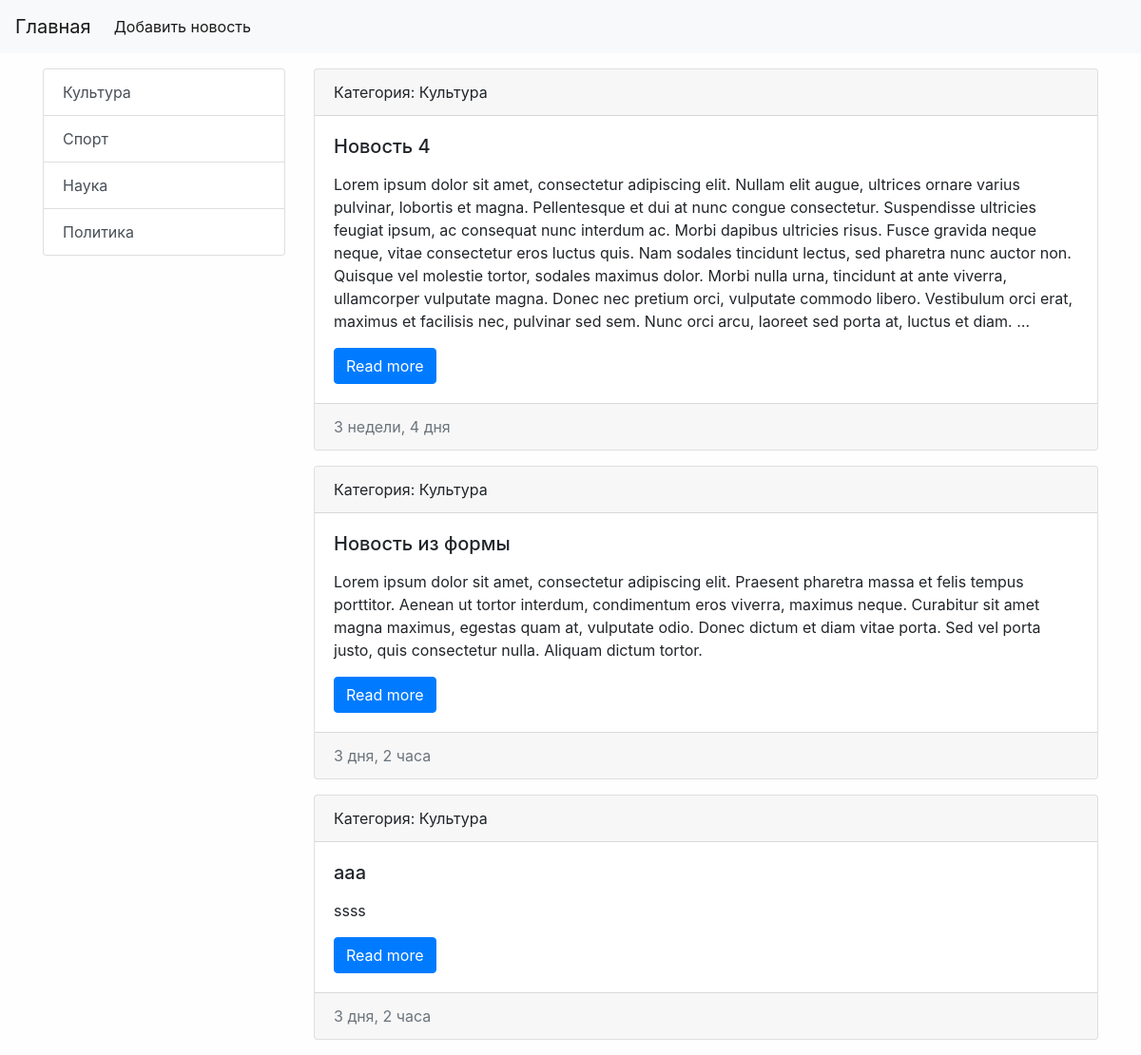
The app's page /category/1/, older data.
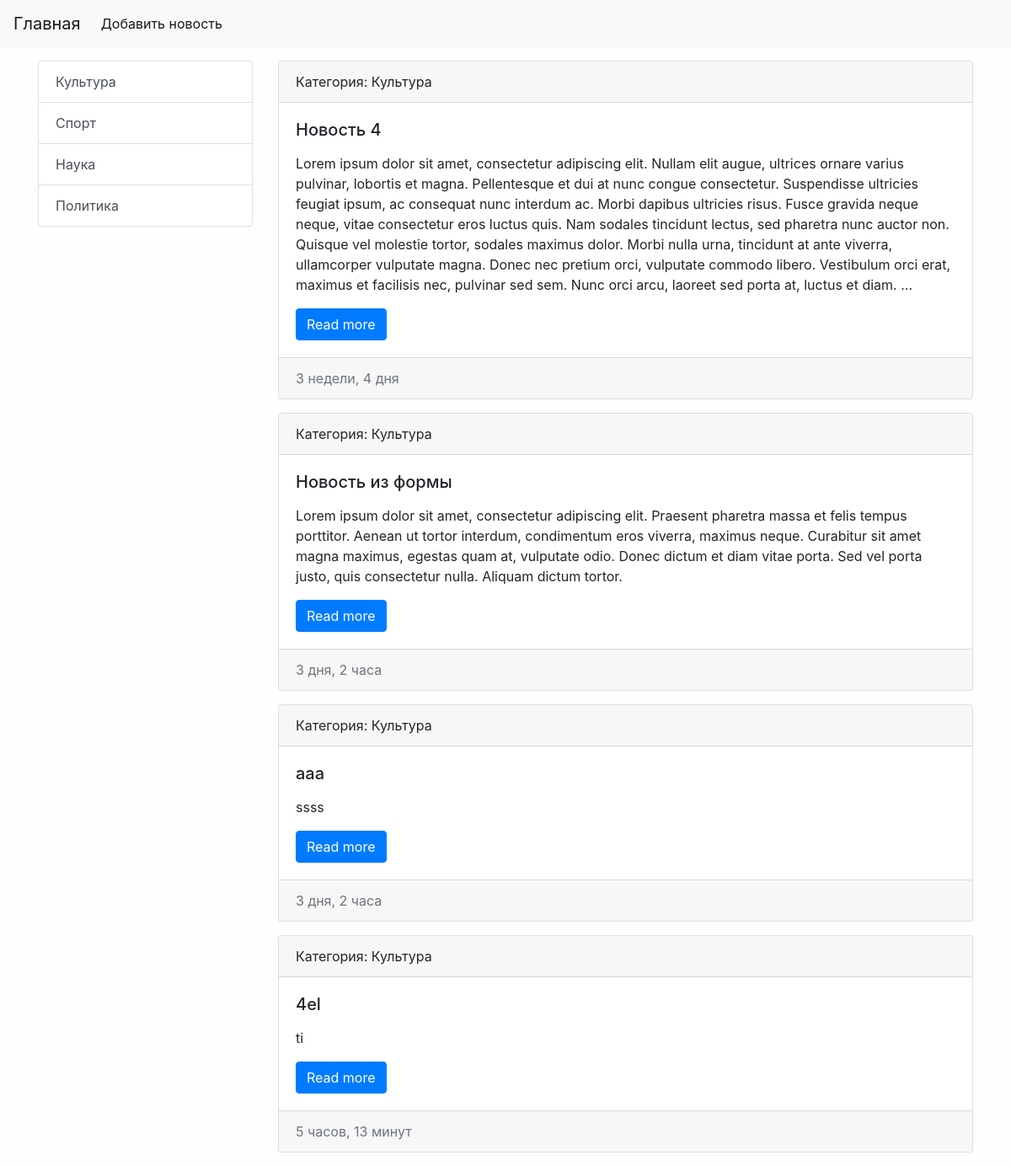
The same page, newer data.
### appName/models.py (models this page shows, shortened)
class Category(models.Model):
    title = models.CharField(max_length=50, db_index=True)  #дб индекс - ускоряет поиск по этому полю хз
    def get_absolute_url(self): # конфенция приписывает называть так этот метод, а нужен он для ссылок красивых
        return reverse('category_page', kwargs={'category_id': self.pk})
    def __str__(self):
        return self.title   #   а называется эта хуета строковое представление объекта

class News(models.Model):
    title = models.CharField(max_length=100, verbose_name='Заголовок епта:')
    content = models.TextField(verbose_name='Текст новости:')
    created_at = models.DateTimeField(auto_now_add=True)
    updated_at = models.DateTimeField(auto_now=True)
    photo = models.ImageField(upload_to='photos/%Y/%m/', blank=True)
    is_published = models.BooleanField(default=True, verbose_name='Опубликовать?')
    news_category = models.ForeignKey('Category', on_delete=models.PROTECT, verbose_name='Категория:') #внешний ключ
    def get_absolute_url(self):
        return reverse('news_page', kwargs={'news_id': self.pk})
    class Meta:     #подкласс для того чтобы изменить написание в админке лоол
        verbose_name = 'Новость'
        verbose_name_plural = 'Новости'
        ordering = ['created_at', 'title']  #сортировка, работает везде, нетолько в админке

### appName/views.py (the view)
# urls.py: path('category/<int:category_id>/', get_category, name='category_page'), #можно менять путь
def get_category(request, category_id):
    news = News.objects.filter(news_category_id=category_id)
    category = Category.objects.get(pk=category_id)
    context = {'news': news, 'category': category, 'title': 'Новости'}
    return render(request, 'appName/category.html', context=context)

### appName/templatetags/news_tags.py (called while the page is built)
@register.inclusion_tag('appName/list_categories.html') #шаблон для рендеринга
def show_categories(arg1='Hi'):
    categories = Category.objects.all()
    return {'categories': categories, 'arg1': arg1} #arg1 можно потом вывести

### appName/templates/appName/category.html (shortened to what this page needs)
{% extends 'base.html' %}
{% block content %}
{% for item in news %}
<div class="card mb-3">
    <div class="card-header">
        Категория: {{ item.news_category }}
    </div>
    <div class="card-body">
        <div class="media">
            <div class="media-body">
                <h5 class="card-title">{{ item.title }}</h5>
                <p class="card-text">{{ item.content|linebreaks|truncatewords:'100'}}</p>
                <a href="{{ item.get_absolute_url }}" class="btn btn-primary">Read more</a>
            </div>
        </div>
    </div>
    <div class="card-footer text-muted">
        {{ item.created_at|timesince}}
    </div>
</div>
{% endfor %}
{% endblock %}

### templates/base.html (shortened to what this page needs)
{% load static %}
<!doctype html>
<html lang="en">
<head>
    <link rel="stylesheet" href="{% static 'bootstrap/css/bootstrap.min.css' %}">
    <link rel="stylesheet" href="{% static 'css/style.css' %}">
</head>
<body>
{% include 'inc/_nav.html' %}
<div class="container mt-3">
    <div class="row">
        <div class="col-md-3">
            {% include 'inc/_sidebar.html' %}
        </div>
        <div class="col-md-9">
            {% block content %}{% endblock %}
        </div>
    </div>
</div>
</body>
</html>

### templates/inc/_nav.html (shortened to what this page needs)
<nav class="navbar navbar-expand-lg navbar-light bg-light">
  <a class="navbar-brand" href="{% url 'home_page' %}">Главная</a>
  <div class="collapse navbar-collapse" id="navbarSupportedContent">
    <ul class="navbar-nav mr-auto">
      <li class="nav-item active">
        <a class="nav-link" href="{% url 'add_news' %}">Добавить новость<span class="sr-only">(current)</span></a>
      </li>
    </ul>
  </div>
</nav>

### templates/inc/_sidebar.html
{% load news_tags  %}
{% show_categories %}

### appName/templates/appName/list_categories.html
<div class="list-group">
    {% for item in categories %}
    <a href="{{ item.get_absolute_url }}" class="list-group-item list-group-item-action">{{ item.title }}</a>
    {% endfor %}
</div>

### randomBro/static/css/style.css (style rules this page uses)
body { background-color: #fefefe; }

Row changes from the older to the newer data that the page shows:
added News: news_category "Культура", title "4el", content "ti", created_at "5 часов, 13 минут"
